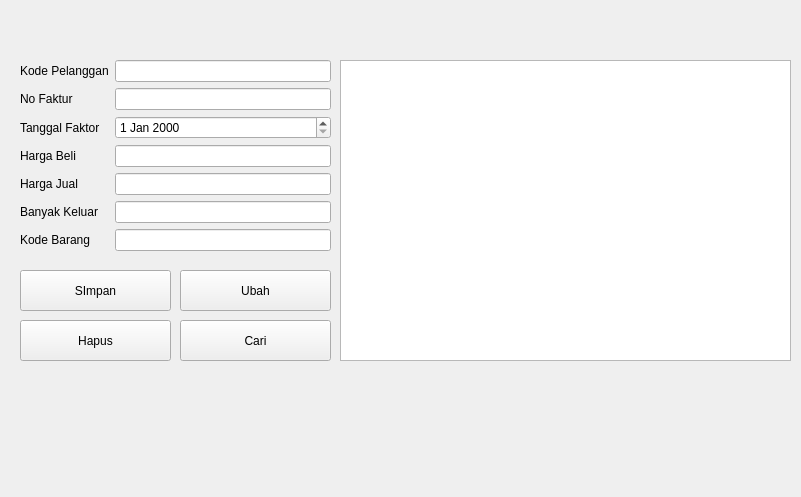
<?xml version="1.0" encoding="UTF-8"?>
<ui version="4.0">
 <class>FormPenjualan</class>
 <widget class="QWidget" name="FormPenjualan">
  <property name="geometry">
   <rect>
    <x>0</x>
    <y>0</y>
    <width>801</width>
    <height>497</height>
   </rect>
  </property>
  <property name="windowTitle">
   <string>Form</string>
  </property>
  <widget class="QWidget" name="formLayoutWidget">
   <property name="geometry">
    <rect>
     <x>20</x>
     <y>60</y>
     <width>311</width>
     <height>201</height>
    </rect>
   </property>
   <layout class="QFormLayout" name="formLayout">
    <item row="0" column="1">
     <widget class="QLineEdit" name="kode_PelangganLineEdit"/>
    </item>
    <item row="0" column="0">
     <widget class="QLabel" name="kode_PelangganLabel">
      <property name="text">
       <string>Kode Pelanggan</string>
      </property>
     </widget>
    </item>
    <item row="1" column="0">
     <widget class="QLabel" name="no_FakturLabel">
      <property name="text">
       <string>No Faktur</string>
      </property>
     </widget>
    </item>
    <item row="1" column="1">
     <widget class="QLineEdit" name="no_FakturLineEdit"/>
    </item>
    <item row="2" column="0">
     <widget class="QLabel" name="tgl_FaktorLabel">
      <property name="text">
       <string>Tanggal Faktor</string>
      </property>
     </widget>
    </item>
    <item row="2" column="1">
     <widget class="QDateEdit" name="tgl_FaktorDateEdit"/>
    </item>
    <item row="3" column="0">
     <widget class="QLabel" name="harga_BeliLabel">
      <property name="text">
       <string>Harga Beli</string>
      </property>
     </widget>
    </item>
    <item row="3" column="1">
     <widget class="QLineEdit" name="harga_BeliLineEdit"/>
    </item>
    <item row="4" column="0">
     <widget class="QLabel" name="harga_JualLabel">
      <property name="text">
       <string>Harga Jual</string>
      </property>
     </widget>
    </item>
    <item row="4" column="1">
     <widget class="QLineEdit" name="harga_JualLineEdit"/>
    </item>
    <item row="5" column="0">
     <widget class="QLabel" name="banyak_KeluarLabel">
      <property name="text">
       <string>Banyak Keluar</string>
      </property>
     </widget>
    </item>
    <item row="5" column="1">
     <widget class="QLineEdit" name="banyak_KeluarLineEdit"/>
    </item>
    <item row="6" column="0">
     <widget class="QLabel" name="bode_BarangLabel">
      <property name="text">
       <string>Kode Barang</string>
      </property>
     </widget>
    </item>
    <item row="6" column="1">
     <widget class="QLineEdit" name="Kode_BarangLineEdit"/>
    </item>
   </layout>
  </widget>
  <widget class="QPushButton" name="pushButton_2">
   <property name="geometry">
    <rect>
     <x>180</x>
     <y>270</y>
     <width>151</width>
     <height>41</height>
    </rect>
   </property>
   <property name="text">
    <string>Ubah</string>
   </property>
  </widget>
  <widget class="QPushButton" name="pushButton">
   <property name="geometry">
    <rect>
     <x>20</x>
     <y>270</y>
     <width>151</width>
     <height>41</height>
    </rect>
   </property>
   <property name="text">
    <string>SImpan</string>
   </property>
  </widget>
  <widget class="QPushButton" name="pushButton_3">
   <property name="geometry">
    <rect>
     <x>180</x>
     <y>320</y>
     <width>151</width>
     <height>41</height>
    </rect>
   </property>
   <property name="text">
    <string>Cari</string>
   </property>
  </widget>
  <widget class="QPushButton" name="pushButton_4">
   <property name="geometry">
    <rect>
     <x>20</x>
     <y>320</y>
     <width>151</width>
     <height>41</height>
    </rect>
   </property>
   <property name="text">
    <string>Hapus</string>
   </property>
  </widget>
  <widget class="QTableView" name="tablePenjualan">
   <property name="geometry">
    <rect>
     <x>340</x>
     <y>60</y>
     <width>451</width>
     <height>301</height>
    </rect>
   </property>
  </widget>
 </widget>
 <resources/>
 <connections/>
</ui>
